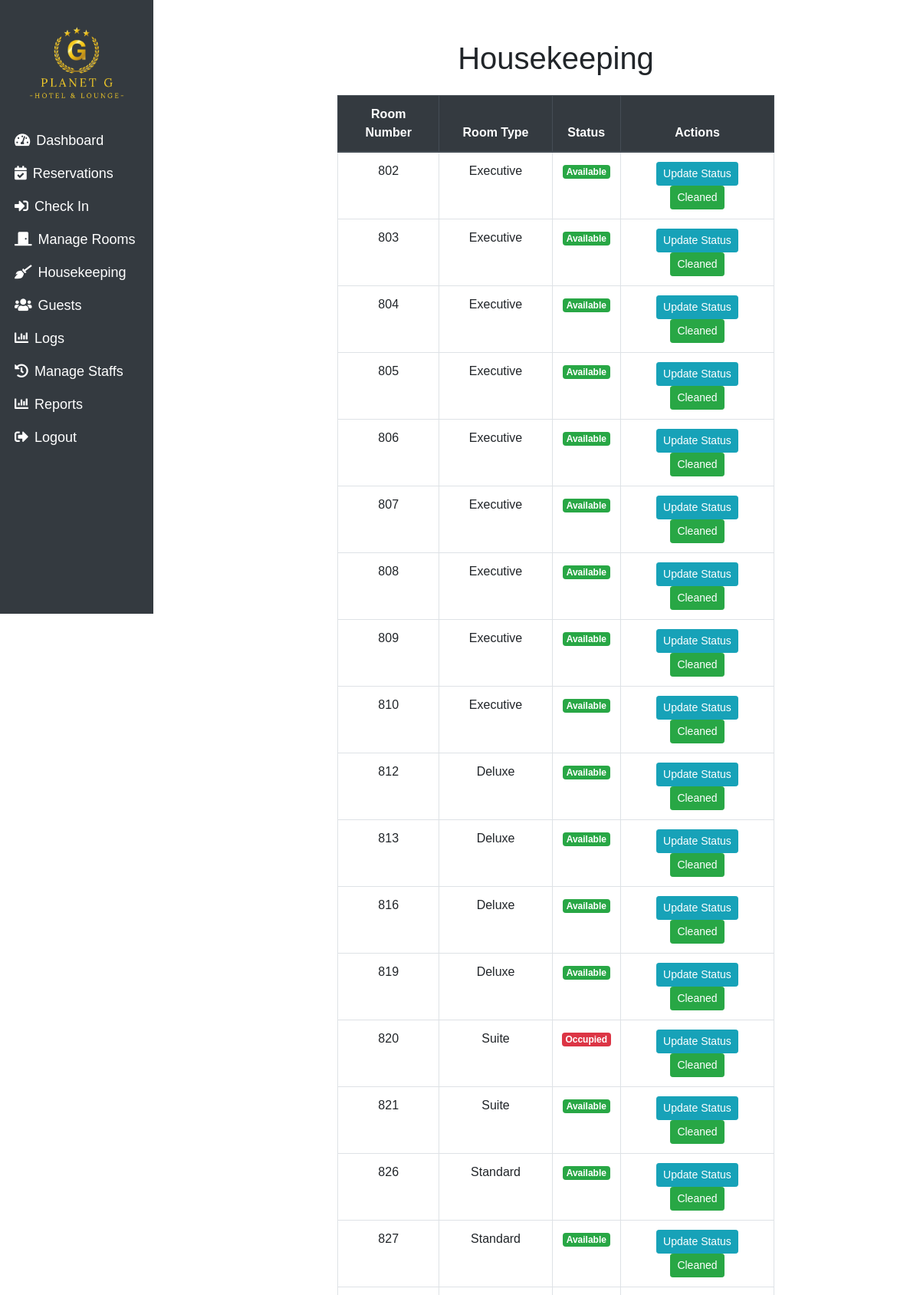
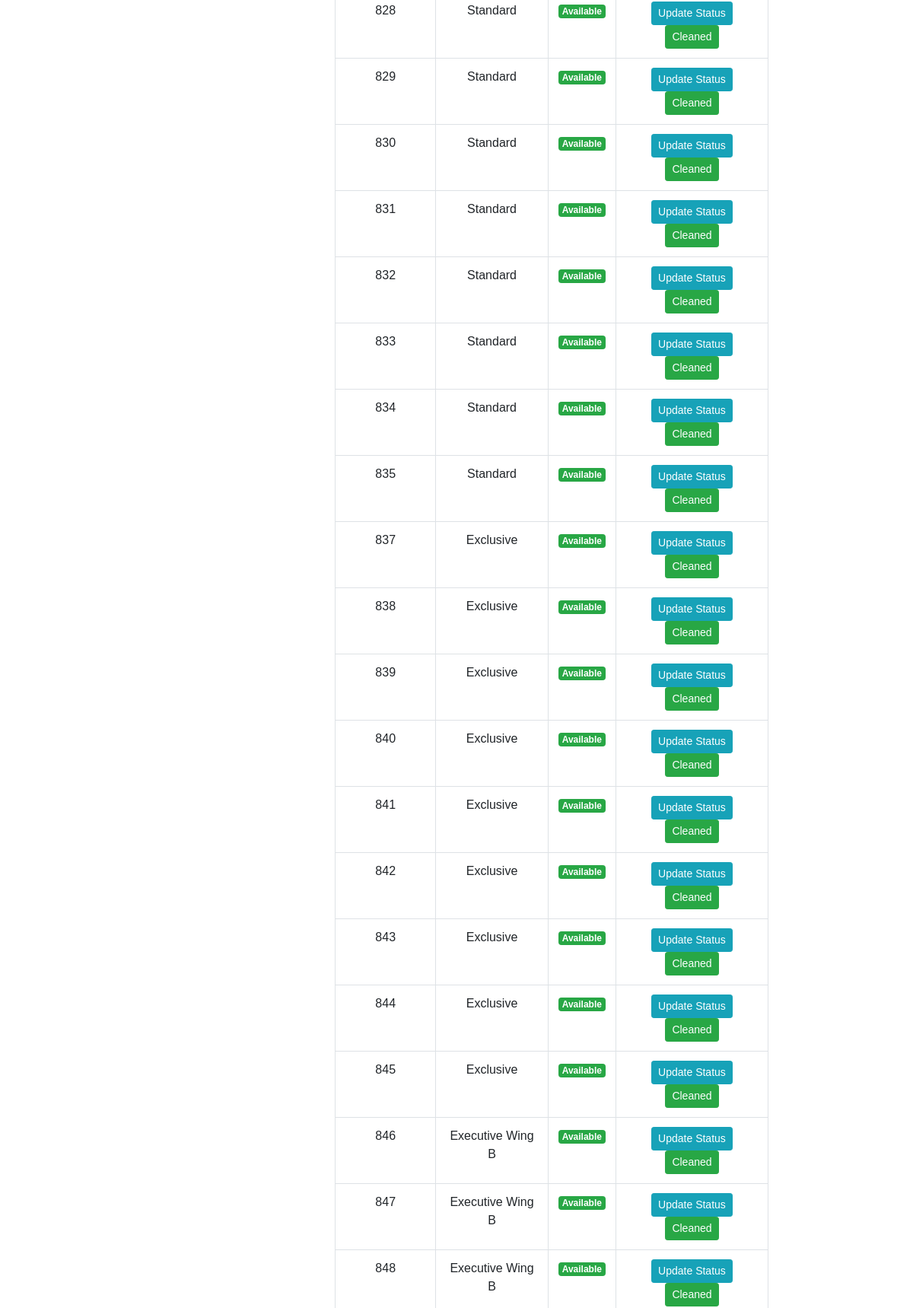
Screenshot of /housekeeping (signed in, upper part) with the database file from the repository (2 pictures, top to bottom).
### main.py (models this page shows, shortened)
class Room(db.Model):
    id = db.Column(db.Integer, primary_key=True)
    room_number = db.Column(db.String(50), unique=True, nullable=False)
    room_type = db.Column(db.String(50), nullable=False)
    status = db.Column(db.String(50), nullable=False)
    price = db.Column(db.Numeric(10, 2), nullable=False)  # Numeric type for price
    bookings = db.relationship('Booking', backref='room', lazy=True)
    reservations = db.relationship('Reservation', backref='room', lazy=True)

### main.py (the view)
@app.route('/housekeeping', methods=['GET'])
@login_required
def housekeeping():
  rooms = Room.query.filter(Room.status.in_(['Occupied', 'Dirty','Available'])).order_by(Room.room_number).all()
  return render_template('housekeeping.html', rooms=rooms)

### main.py (called while the page is built)
@login_manager.user_loader
def load_user(user_id):
    return User.query.get(int(user_id))

### templates/housekeeping.html (shortened to what this page needs)
<!DOCTYPE html>
<html lang="en">
    <head>
        <link rel="stylesheet" href="https://stackpath.bootstrapcdn.com/bootstrap/4.5.2/css/bootstrap.min.css">
        <link rel="stylesheet" href="/static/css/rooms.css" />
        <link rel="stylesheet" href="/static/css/dashboard.css" />
        <link href="https://cdnjs.cloudflare.com/ajax/libs/font-awesome/5.15.4/css/all.min.css" rel="stylesheet">
    </head>
    <body>
<div class="col-md-2 col-sm-4 bg-dark text-white vh-100 p-1 sidebar">
    <div class="text-center">
        <img src="/static/assets/images/planetgelimgbulogo.png" alt="Hotel Logo" class="img-fluid mb-2" style="width: 150px;">
    </div>
    <nav class="nav flex-column">
        <a class="nav-link text-white py-2" href="/dashboard">
            <i class="fas fa-tachometer-alt mr-2"></i>Dashboard
        </a>
        <a class="nav-link text-white py-2" href="/reservations">
            <i class="fas fa-calendar-check mr-2"></i>Reservations
        </a>
        <a class="nav-link text-white py-2" href="/bookings">
            <i class="fas fa-sign-in-alt mr-2"></i>Check In
        </a>
        {% if current_user.role in ['admin'] %}
        <a class="nav-link text-white py-2" href="/rooms">
            <i class="fas fa-door-closed mr-2"></i>Manage Rooms
        </a>
        {% endif %}
        <a class="nav-link text-white py-2" href="/housekeeping">
            <i class="fas fa-broom mr-2"></i>Housekeeping
        </a>
        <a class="nav-link text-white py-2" href="/guests">
            <i class="fas fa-users mr-2"></i>Guests
        </a>
          {% if current_user.role in ['admin'] %}
    <a class="nav-link text-white py-2" href="/user_logs">
        <i class="fas fa-chart-bar mr-2"></i>Logs
    </a>
   {% endif %}
         {% if current_user.role in ['admin'] %}
        <a class="nav-link text-white py-2" href="/users/manage">
            <i class="fas fa-history mr-2"></i>Manage Staffs
        </a>
        {% endif %}
        {% if current_user.role in ['admin'] %}
    <a class="nav-link text-white py-2" href="/reports">
        <i class="fas fa-chart-bar mr-2"></i>Reports
    </a>
    {% endif %}
        <a class="nav-link text-white py-2" href="/logout">
            <i class="fas fa-sign-out-alt mr-2"></i>Logout
        </a>
    </nav>
</div>
        <div class="content">
        <div class="container">
        <h1 class="text-center mb-4">Housekeeping</h1>
        <div class="table-responsive">
            <table class="table table-bordered table-hover">
                <thead class="thead-dark">
                    <tr>
                        <th scope="col">Room Number</th>
                        <th scope="col">Room Type</th>
                        <th scope="col">Status</th>
                        <th scope="col">Actions</th>
                    </tr>
                </thead>
                <tbody>
                    {% for room in rooms %}
                    <tr>
                        <td>{{ room.room_number }}</td>
                        <td>{{ room.room_type }}</td>
                        <td>
                            {% if room.status == 'Dirty' %}
                            <span class="badge badge-warning">Dirty</span>
                            {% elif room.status == 'Available' %}
                            <span class="badge badge-success">Available</span>
                            {% elif room.status == 'Occupied' %}
                            <span class="badge badge-danger">Occupied</span>
                            {% endif %}
                        </td>
                        <td>
                            <form action="{{ url_for('edit_room_status', room_id=room.id) }}" method="POST" style="display:inline;">
                                <button type="submit" class="btn btn-info btn-sm">Update Status</button>
                            </form>
                            <form action="{{ url_for('mark_room_clean', room_id=room.id) }}" method="POST" style="display:inline;">
                                <button type="submit" class="btn btn-success btn-sm">Cleaned</button>
                            </form>
                        </td>
                    </tr>
                    {% endfor %}
                </tbody>
            </table>
        </div>
    </div>
        </div>
</body>
</html>

### static/css/rooms.css (style rules this page uses)
.container { max-width: 1200px; }
.table th, .table td { text-align: center; }

### static/css/dashboard.css (style rules this page uses)
body { font-family: 'Arial', sans-serif; display: flex; height: 100vh; margin: 0; }
.sidebar { width: 250px; height: 100vh; background-color: #343a40; color: white; position: fixed; top: 0; left: 0; display: flex; flex-direction: column; padding-top: 20px; overflow-y: auto; }
.sidebar a { color: white; padding: 15px; text-decoration: none; font-size: 18px; display: block; transition: background 0.3s; }
.content { margin-left: 250px; padding: 20px; width: calc(100% - 250px); }
.container { width: 80%; margin: 0 auto; }
table { width: 100%; border-collapse: collapse; }
th, td { border: 1px solid #ddd; padding: 8px; }
th { background-color: #f2f2f2; }

### templates/housekeeping.html (style rules this page uses)
.container { max-width: 600px; margin-top: 2rem; }

### rows the page displays
Room: room_number "802", room_type "Executive", status "Available"
Room: room_number "803", room_type "Executive", status "Available"
Room: room_number "804", room_type "Executive", status "Available"
Room: room_number "805", room_type "Executive", status "Available"
Room: room_number "806", room_type "Executive", status "Available"
Room: room_number "807", room_type "Executive", status "Available"
Room: room_number "808", room_type "Executive", status "Available"
Room: room_number "809", room_type "Executive", status "Available"
Room: room_number "810", room_type "Executive", status "Available"
Room: room_number "812", room_type "Deluxe", status "Available"
Room: room_number "813", room_type "Deluxe", status "Available"
Room: room_number "816", room_type "Deluxe", status "Available"
Room: room_number "819", room_type "Deluxe", status "Available"
Room: room_number "820", room_type "Suite", status "Occupied"
Room: room_number "821", room_type "Suite", status "Available"
Room: room_number "826", room_type "Standard", status "Available"
Room: room_number "827", room_type "Standard", status "Available"
Room: room_number "828", room_type "Standard", status "Available"
Room: room_number "829", room_type "Standard", status "Available"
Room: room_number "830", room_type "Standard", status "Available"
Room: room_number "831", room_type "Standard", status "Available"
Room: room_number "832", room_type "Standard", status "Available"
Room: room_number "833", room_type "Standard", status "Available"
Room: room_number "834", room_type "Standard", status "Available"
Room: room_number "835", room_type "Standard", status "Available"
Room: room_number "837", room_type "Exclusive", status "Available"
Room: room_number "838", room_type "Exclusive", status "Available"
Room: room_number "839", room_type "Exclusive", status "Available"
Room: room_number "840", room_type "Exclusive", status "Available"
Room: room_number "841", room_type "Exclusive", status "Available"
Room: room_number "842", room_type "Exclusive", status "Available"
Room: room_number "843", room_type "Exclusive", status "Available"
Room: room_number "844", room_type "Exclusive", status "Available"
Room: room_number "845", room_type "Exclusive", status "Available"
Room: room_number "846", room_type "Executive Wing B", status "Available"
Room: room_number "847", room_type "Executive Wing B", status "Available"
Room: room_number "848", room_type "Executive Wing B", status "Available"
